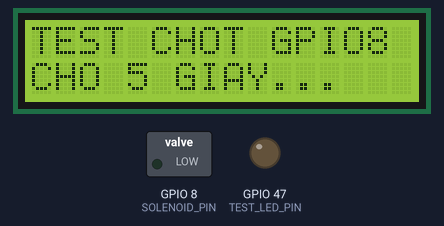
A program run on a simulated ESP32-S3. Parts: 16×2 character LCD, switched loads named in the program (green lamp = pin HIGH), output pins drawn as LEDs (lit = HIGH). What the program prints to the serial monitor is not drawn.

Above: at 0.1 s.
At 5.3 s:
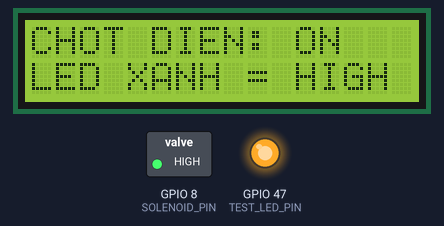
At 10.3 s:
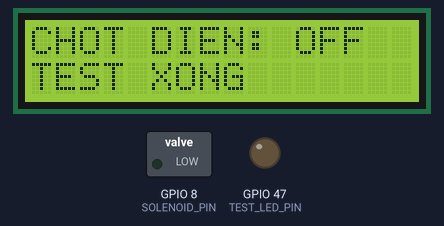
Timing chart, 0 to 11.8 s (numbered marks = the images above):
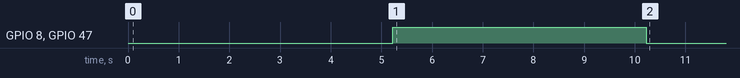

Measured:
- what the display in image 1 shows lasts 5.1 s, from 5.1 s to 10.2 s

The program:

main.cpp
```cpp
#include <Arduino.h>
#include <Wire.h>
#include <LiquidCrystal_I2C.h>

constexpr uint8_t SOLENOID_PIN = 8;
constexpr uint8_t TEST_LED_PIN = 47;
constexpr uint8_t LCD_SDA_PIN = 4;
constexpr uint8_t LCD_SCL_PIN = 5;
constexpr uint8_t LCD_ADDRESS = 0x27;
constexpr unsigned long WAIT_MS = 5000;
constexpr unsigned long HIGH_MS = 5000;

LiquidCrystal_I2C lcd(LCD_ADDRESS, 16, 2);

void showStatus(const char* first, const char* second) {
  lcd.clear();
  lcd.setCursor(0, 0);
  lcd.print(first);
  lcd.setCursor(0, 1);
  lcd.print(second);
}

void setup() {
  // Keep the MOSFET gate LOW before enabling the GPIO output.
  digitalWrite(SOLENOID_PIN, LOW);
  pinMode(SOLENOID_PIN, OUTPUT);
  digitalWrite(TEST_LED_PIN, LOW);
  pinMode(TEST_LED_PIN, OUTPUT);
  Serial.begin(115200);
  Wire.begin(LCD_SDA_PIN, LCD_SCL_PIN);
  Wire.setTimeOut(50);
  lcd.init();
  lcd.backlight();

  showStatus("TEST CHOT GPIO8", "CHO 5 GIAY...");
  delay(WAIT_MS);

  // Prepare the display before applying power. While GPIO8 is HIGH, run no
  // I2C, network, servo, keypad or sensor operations.
  showStatus("CHOT DIEN: ON", "LED XANH = HIGH");
  delay(100);
  digitalWrite(TEST_LED_PIN, HIGH);
  digitalWrite(SOLENOID_PIN, HIGH);
  Serial.println("[TEST] GPIO8 HIGH");
  delay(HIGH_MS);

  digitalWrite(SOLENOID_PIN, LOW);
  digitalWrite(TEST_LED_PIN, LOW);
  Serial.println("[TEST] GPIO8 LOW; complete");
  showStatus("CHOT DIEN: OFF", "TEST XONG");
}

void loop() {
  // One bounded HIGH pulse per reset. Never energize indefinitely.
}
```
